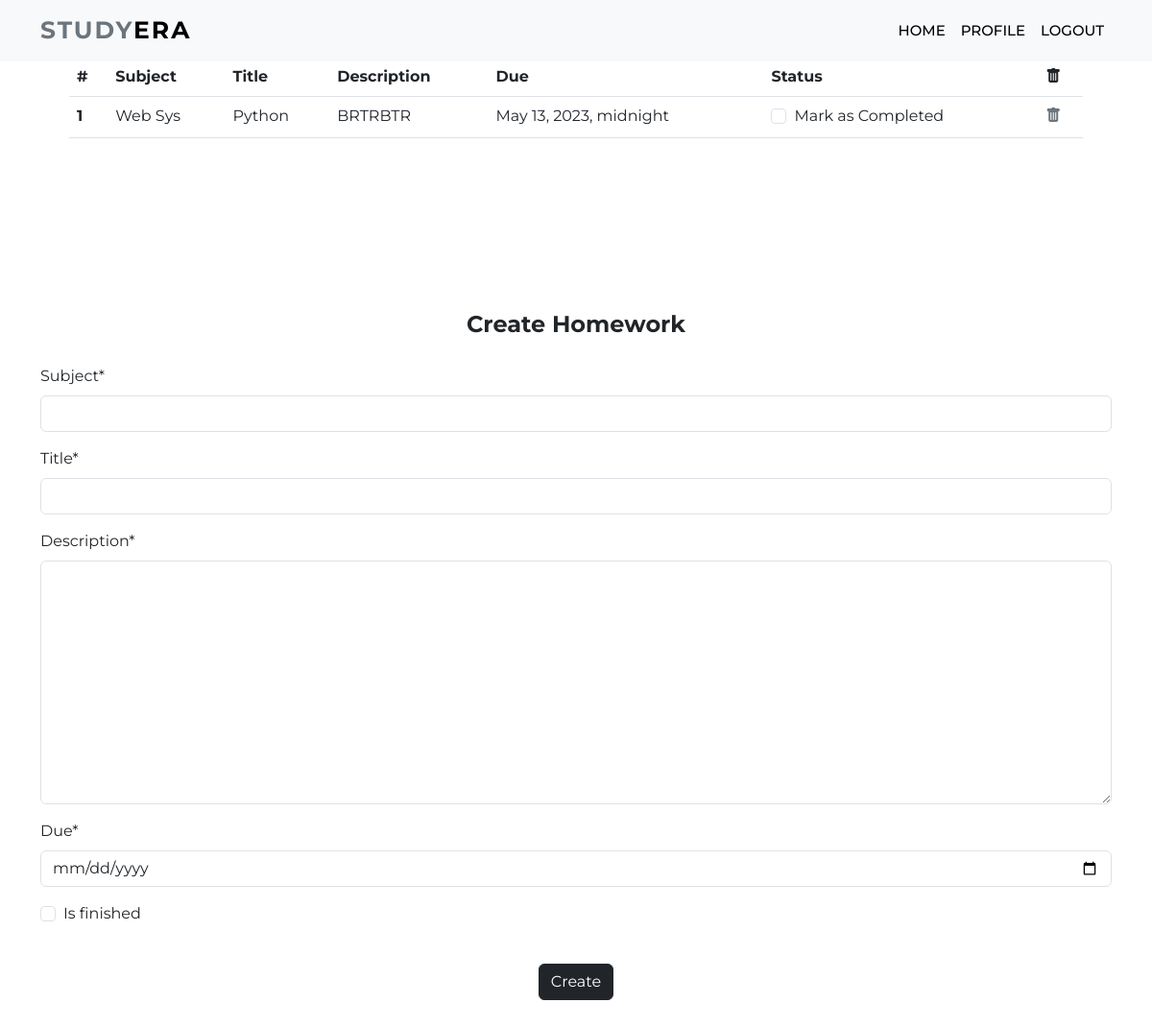
Before: /homework (signed in) with the older database file.
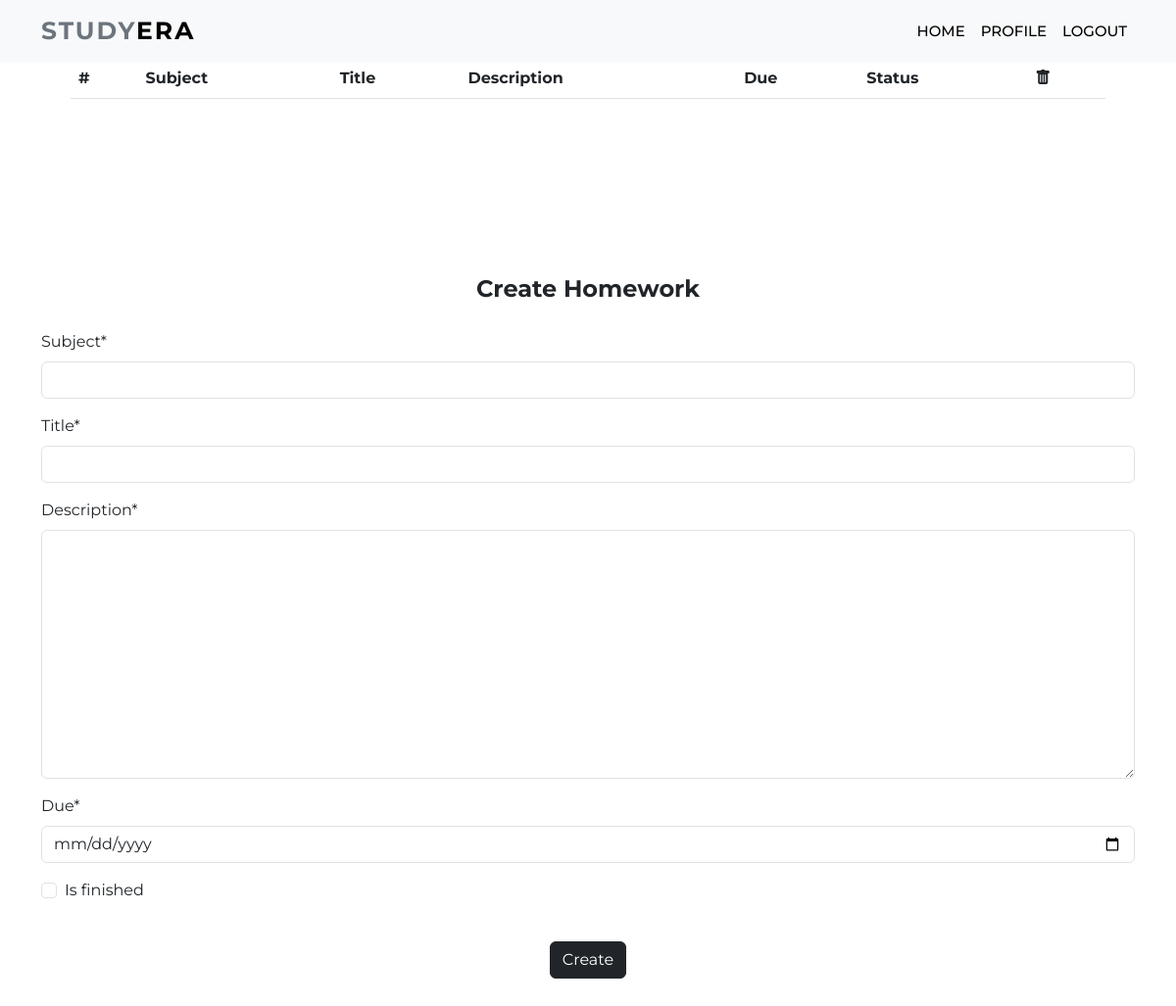
After: the same page with the newer database file.
### dashboard/models.py (models this page shows, shortened)
class Homework(models.Model):
    user = models.ForeignKey(User,on_delete=models.CASCADE)
    subject = models.CharField(max_length=50)
    title = models.CharField(max_length=100)
    description=models.TextField()
    due = models.DateTimeField()
    is_finished = models.BooleanField(default=False)

### dashboard/views.py (the view)
# urls.py: path('homework',views.homework,name="homework"),
def homework(request):
    if request.method == "POST":
        form = HomeworkForm(request.POST)
        if form.is_valid():
            try:
                finished = request.POST['is_finished']
                if finished == 'on':
                    finished = True
                else:
                    finished = False
            except:
                finished = False
            homeworks = Homework(
                user = request.user,
                subject = request.POST['subject'],
                title = request.POST['title'],
                description = request.POST['description'],
                due = request.POST['due'],
                is_finished = finished
            )
            homeworks.save()
    else:
        form = HomeworkForm()
    form = HomeworkForm()
    homework = Homework.objects.filter(user=request.user)
    if len(homework) == 0 :
        homework_done = True
    else:
        homework_done = False
    context = {
                'homeworks':homework,
               'homeworks_done':homework_done,
               'form':form,
    }
    return render(request,'dashboard/homework.html',context)

### dashboard/forms.py
class HomeworkForm(forms.ModelForm):
    class Meta:
        model = Homework
        widgets = {'due':DateInput()}
        fields = ['subject','title','description','due','is_finished']

### dashboard/templates/dashboard/homework.html (shortened to what this page needs)
    {% extends 'dashboard/home.html' %}
    {% load static %}
    {% load crispy_forms_tags %}
    {% block content %}
	<nav class="navbar navbar-expand-lg navbar-light bg-light fixed-top">
		<div class="container">
			<a class="navbar-brand" href="{% url 'home' %}"><span class="text-secondary">STUDY</span>ERA</a>
			<div class="collapse navbar-collapse" id="navbarSupportedContent">
				<ul class="navbar-nav ms-auto mb-2 mb-lg-0">
					<li class="nav-item">
						<a class="nav-link" href="{% url 'home' %}">Home</a>
					</li>
                    <li class="nav-item">
						<a class="nav-link" href="{% url 'profile' %}">Profile</a>
					</li>
                    <li class="nav-item">
						<a class="nav-link" href="{% url 'homepage' %}">Logout</a>
					</li>
				</ul>
			</div>
		</div>
	</nav>
    <section style="padding: 5%">
        <div class="container">
            {% if not homework_done %}
            <table class="table">
                <thead>
                  <tr>
                    <th scope="col">#</th>
                    <th scope="col">Subject</th>
                    <th scope="col">Title</th>
                    <th scope="col">Description</th>
                    <th scope="col">Due</th>
                    <th scope="col">Status</th>
                    <th scope="col"><i class="bi bi-trash-fill"></i></th>
                  </tr>
                </thead>
                <tbody>
                    {% for homework in homeworks %}
                    <tr>
                        <th scope="row">{{forloop.counter}}</th>
                        <td>{{homework.subject}}</td>
                        <td>{{homework.title}}</td>
                        <td>{{homework.description}}</td>
                        <td>{{homework.due}}</td>
                        <td>
                            <a href="{% url 'update-homework' homework.id %}">
                                <div class="form-check">
                                    {% if homework.is_finished == True %}
                                    <input class="form-check-input" type="checkbox" value="" checked>
                                    {% else %}
                                    <input class="form-check-input" type="checkbox" value="">
                                    {% endif %}
                                    <label class="form-check-label text-dark" for="flexCheckDefault">
                                        Mark as Completed
                                    </label>
                                </div>
                            </a>
                        </td>
                        <td><a class="link-secondary" href="{% url 'delete-homework' homework.id %}">
                            <i class="bi bi-trash-fill"></i></a></td>
                    </tr>
                    {% endfor %}
                </tbody>
              </table>
              {% else %}
              <h5 class="text-center">All homeworks are completed.</h5>
            {% endif %}
            </div>
    </section>
	<section class="services section-padding" id="services">
		<div class="container">
            <form method="POST">
                <fieldset class="form-group">
                    <legend class="mb-4 text-center"><strong>Create Homework</strong></legend>
                    {{form|crispy}}
                </fieldset>
                <div class="form-group text-center">
                    <br><button href="" class="btn btn-dark" type="submit">
                        Create
                    </button>
                </div>
            </form>
		</div>
	</section>
    {% endblock content %}

Changed rows visible on the page:
removed Homework: subject "Web Sys", title "Python", description "BRTRBTR", due "May 13, 2023, midnight"
